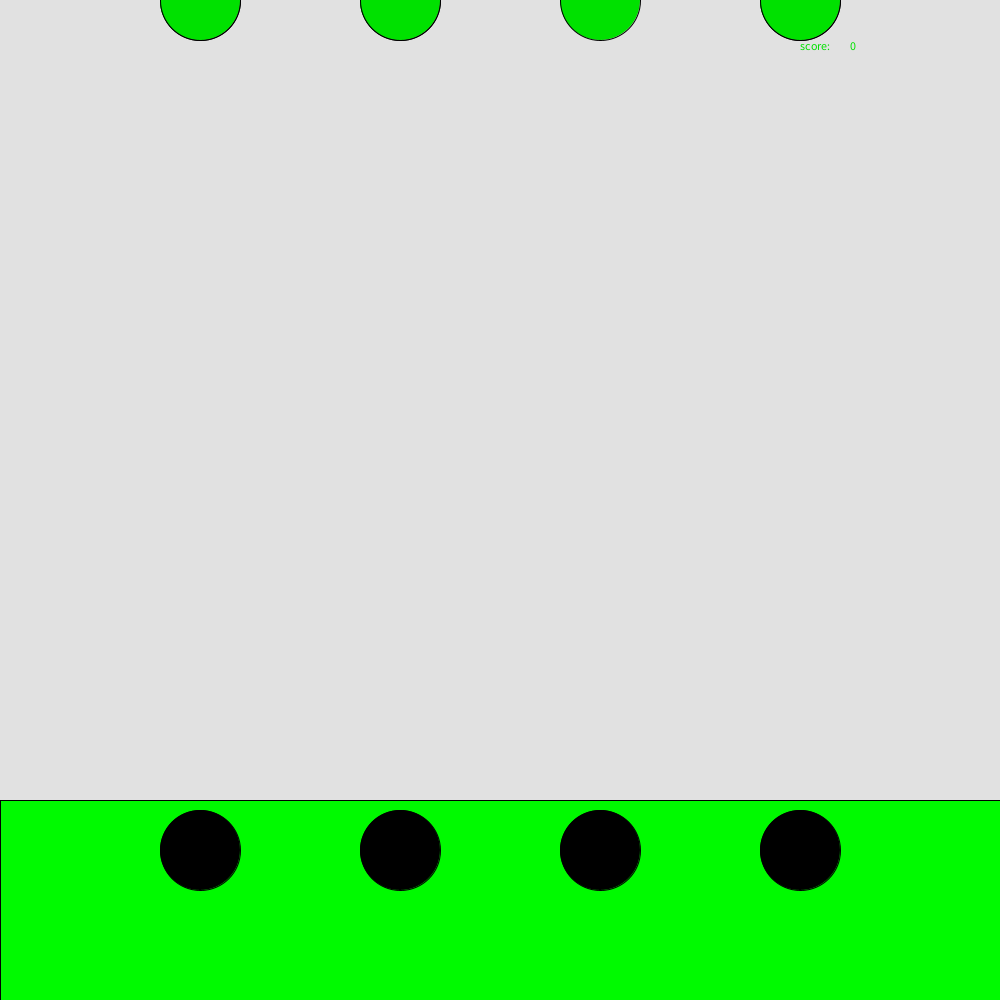
Frame 1 (no input)
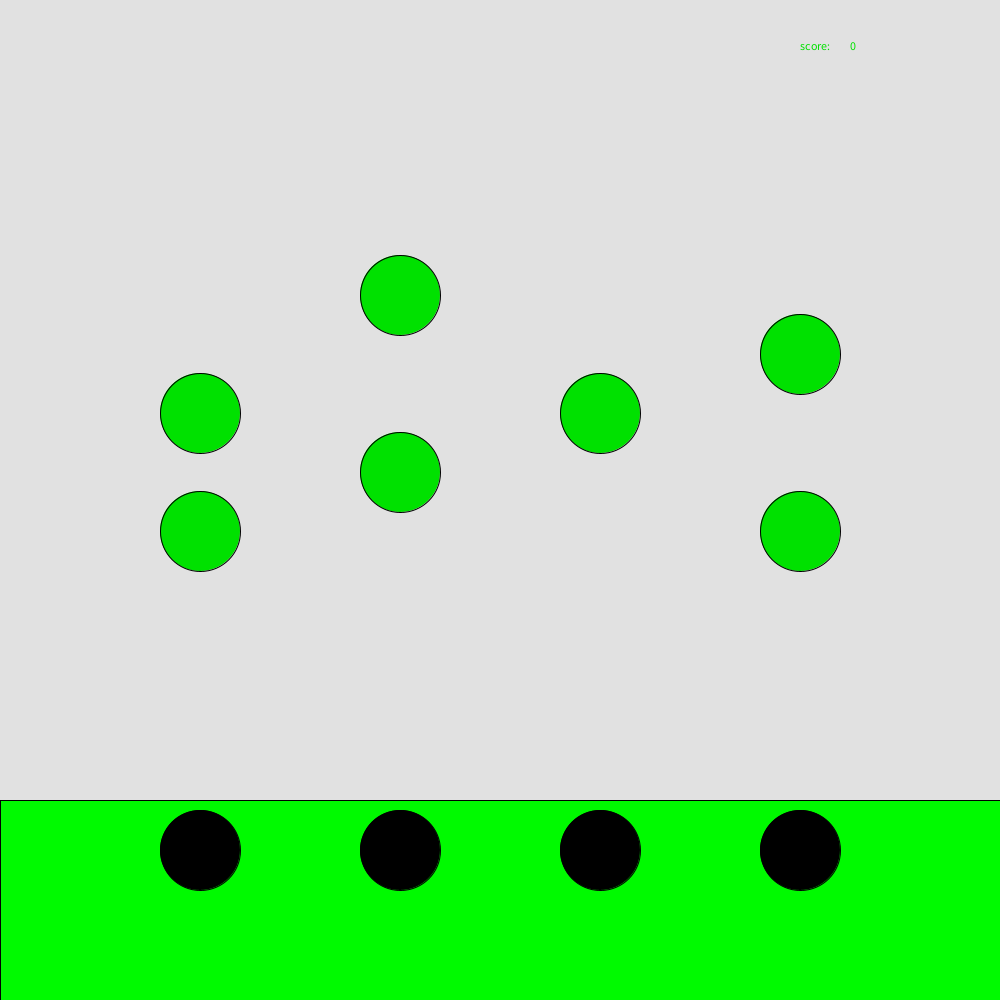
Frame 60 (the mouse pressed at the canvas centre just before this capture)
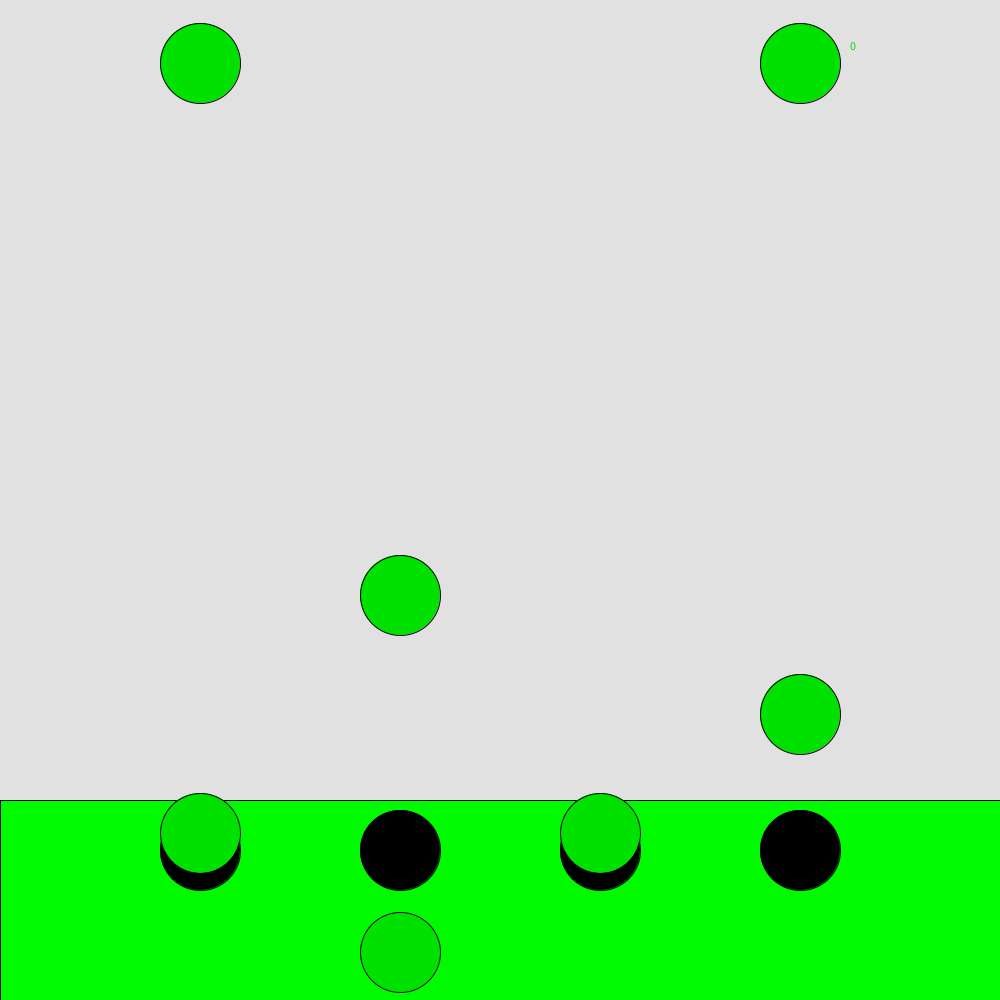
Frame 120 (the mouse held since frame 60 and released just before this capture)

The Processing sketch that drew these frames (run headless with seeded random() and noise(); from frame 60 on, the mouse is pressed at the canvas centre):

// Processing sketch: diego_game_level_final
// ── diego_game_level_final.pde
int ballf =0;
int ballf2 =0;
int score=0;
int ballg =0;
int ballg2 =0;
int ballj =0; 
int ballk=0;
int ballk2=0;
void setup()
{
  size(1000, 1000);
}
void draw()
{
  background(225,225,225);
  fill(0, 250, 0);
  rect(0,800,1000,500);
  fill(0,0,0);
  ellipse(200,850,80,80);
  ellipse(400,850,80,80);
  ellipse(600,850,80,80);
  ellipse(800,850,80,80);
  
  fill(0,225,0);
  ellipse(200, ballf, 80, 80);
  ballf = ballf + 7;
  if (ballf>1000)
  {
    ballf=0;
  }
  
  ellipse(200, ballf2, 80, 80);
  ballf2 = ballf2 + 9;
  if (ballf2>1000)
  {
    ballf2=0;
  }
  
  ellipse(400, ballg, 80, 80);
  ballg = ballg + 8;
  if (ballg>1000)
  {
    ballg=0;
  }
  
  ellipse(400, ballg2, 80, 80);
  ballg2 = ballg2 + 5;
  if (ballg2>1000)
  {
    ballg2=0;
  }
  
  ellipse(600, ballj, 80, 80);
  ballj = ballj + 7;
  if (ballj>1000)
  {
    ballj=0;
  }
  
  ellipse(800, ballk, 80, 80);
  ballk = ballk + 9;
  if (ballk>1000)
  {
    ballk=0;
  }
  
  ellipse(800, ballk2, 80, 80);
  ballk2 = ballk2 + 6;
  if (ballk2>1000)
  {
    ballk2=0;
  }
  
  text("score:", 800, 50);
  text(score, 850, 50);

}

void keyPressed()
{
  if (key == 'f' && ballf>800)
  {
    score=score+25;
  }
  if (key == 'f' && ballf2>800)
  {
    score=score+25;
  }
  if(key=='g' && ballg>800)
{
score=score+25;
} 
if(key=='g' && ballg2>800)
{
score=score+25;
}
if(key=='j' && ballj>800)
{
score=score+25;
}
if(key=='k' && ballk>800)
{
score=score+25;
}
if(key=='k' && ballk2>800)
{
score=score+25;
}
}
